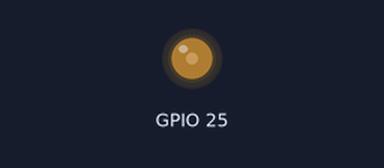
The sketch below on a simulated ESP32. Shown: output pins drawn as LEDs (lit = HIGH). What the sketch prints to the serial monitor is not drawn.

Above: at 1.1 s.
Timing chart, 0 to 2.6 s (numbered marks = the images above):
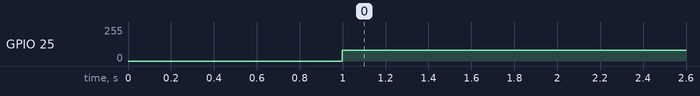

The sketch:

SpeakerSineWaveTest.ino
```cpp
#include <driver/dac.h>
#include <math.h>

const int sampleRate = 1000; // Sample rate in Hz
const int amplitude = 127;   // Amplitude of the sine wave (0-255)
const int offset = 128;      // Offset to center the sine wave (0-255)
const int frequency = 440;   // Frequency of the sine wave in Hz (A4 note)
const dac_channel_t dacPin = DAC_CHANNEL_1; // DAC1 pin is GPIO 25

void setup() {
  Serial.begin(115200);
  Serial.println("Initializing DAC...");
  dac_output_enable(dacPin);
}

void loop() {
  unsigned long currentTime = micros();
  unsigned long period = 1000000 / sampleRate;

  for (int i = 0; i < sampleRate; i++) {
    // Calculate the sine wave value
    int value = offset + (amplitude * sin(2 * PI * frequency * i / sampleRate));

    // Output the value to the DAC pin
    dac_output_voltage(dacPin, value);

    // Wait until the next sample period
    while (micros() - currentTime < period) {
      // Busy-wait loop
    }
    currentTime += period;
  }

  // Debugging output
  Serial.println("Sine wave generated and output to speaker");
  delay(1000); // Print message every second
}
```

Measured:
- by itself, GPIO 25: 0/255 → 81/255 at 1.0 s
